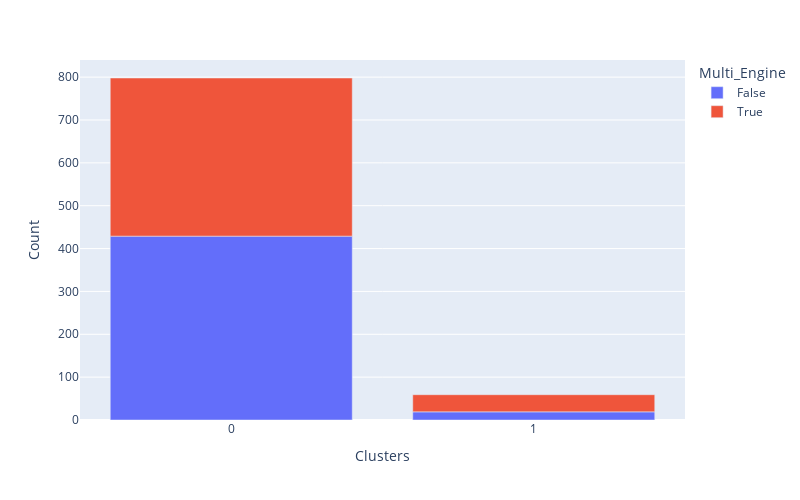
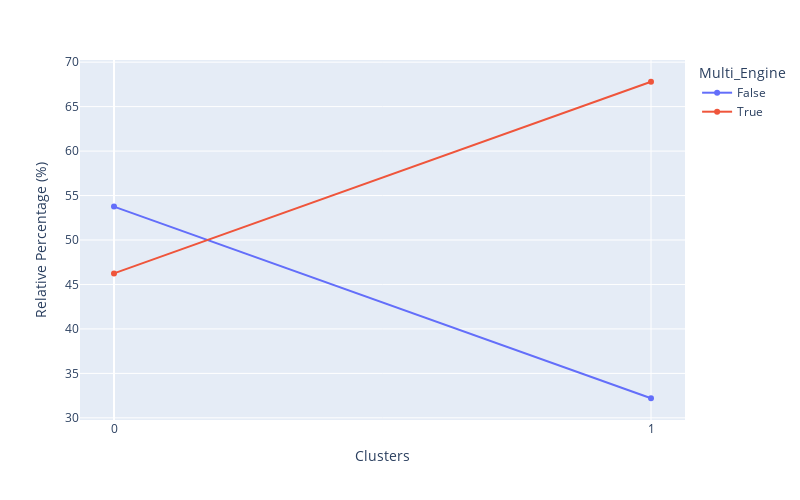

The notebook cell saved with these charts, in order:
### Markdown cell above
### Clusters distribution across Multi Engine and Engine Type distributions & Relative Percentage of Multi Engine and Engine Type in each cluster

### Code cell
df_cluster_vs_multi_engine=  df_multi_engine.copy()
df_cluster_vs_multi_engine['Clusters'] = X['Clusters']
cluster_distribution_per_variable(df=df_cluster_vs_multi_engine, target='Multi_Engine')

### Figure 1 — Plotly figure (JSON) as saved in the notebook; plotly's stock layout.template omitted (floating-point values rounded to 4 significant figures)
{"data": [{"alignmentgroup": "True", "hovertemplate": "Multi_Engine=False<br>Clusters=%{x}<br>Count=%{y}<extra></extra>", "legendgroup": "False", "marker": {"color": "#636efa"}, "name": "False", "offsetgroup": "False", "orientation": "v", "showlegend": true, "textposition": "auto", "type": "bar", "x": [0, 1], "xaxis": "x", "y": [429, 19], "yaxis": "y"}, {"alignmentgroup": "True", "hovertemplate": "Multi_Engine=True<br>Clusters=%{x}<br>Count=%{y}<extra></extra>", "legendgroup": "True", "marker": {"color": "#EF553B"}, "name": "True", "offsetgroup": "True", "orientation": "v", "showlegend": true, "textposition": "auto", "type": "bar", "x": [0, 1], "xaxis": "x", "y": [369, 40], "yaxis": "y"}], "layout": {"barmode": "relative", "height": 500, "legend": {"title": {"text": "Multi_Engine"}, "tracegroupgap": 0}, "margin": {"t": 60}, "width": 800, "xaxis": {"anchor": "y", "domain": [0, 1], "tickmode": "array", "tickvals": [0, 1], "title": {"text": "Clusters"}}, "yaxis": {"anchor": "x", "domain": [0, 1], "title": {"text": "Count"}}}}

### Figure 2 — Plotly figure (JSON) as saved in the notebook; plotly's stock layout.template omitted (floating-point values rounded to 4 significant figures)
{"data": [{"hovertemplate": "Multi_Engine=False<br>Clusters=%{x}<br>Relative Percentage (%)=%{y}<extra></extra>", "legendgroup": "False", "line": {"color": "#636efa", "dash": "solid"}, "mode": "markers+lines", "name": "False", "orientation": "v", "showlegend": true, "type": "scatter", "x": [0, 1], "xaxis": "x", "y": [53.76, 32.2], "yaxis": "y"}, {"hovertemplate": "Multi_Engine=True<br>Clusters=%{x}<br>Relative Percentage (%)=%{y}<extra></extra>", "legendgroup": "True", "line": {"color": "#EF553B", "dash": "solid"}, "mode": "markers+lines", "name": "True", "orientation": "v", "showlegend": true, "type": "scatter", "x": [0, 1], "xaxis": "x", "y": [46.24, 67.8], "yaxis": "y"}], "layout": {"height": 500, "legend": {"title": {"text": "Multi_Engine"}, "tracegroupgap": 0}, "margin": {"t": 60}, "width": 800, "xaxis": {"anchor": "y", "domain": [0, 1], "tickmode": "array", "tickvals": [0, 1], "title": {"text": "Clusters"}}, "yaxis": {"anchor": "x", "domain": [0, 1], "title": {"text": "Relative Percentage (%)"}}}}
